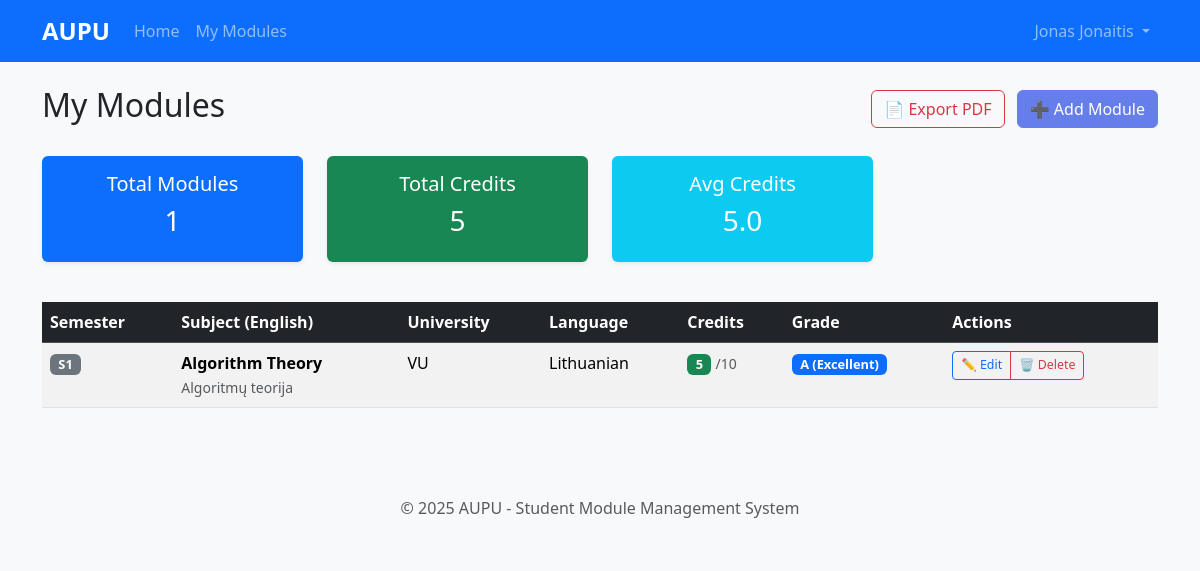
Page /modules/ (signed in) on the committed database.
### modules/models.py (models this page shows, shortened)
class Module(models.Model):
    LANGUAGE_CHOICES = [
        ('LT', 'Lithuanian'),
        ('EN', 'English'),
        ('DE', 'German'),
        ('FR', 'French'),
        ('ES', 'Spanish'),
    ]
    SELECTION_TYPE_CHOICES = [
        ('MANDATORY', 'Mandatory'),
        ('ELECTIVE', 'Elective'),
        ('FREE_ELECTIVE', 'Free Elective'),
    ]
    ASSESSMENT_FORM_CHOICES = [
        ('EXAM', 'Exam'),
        ('ASSESSMENT', 'Assessment'),
        ('PROJECT', 'Project'),
        ('PRESENTATION', 'Presentation'),
    ]
    STUDY_PART_CHOICES = [
        ('BACHELOR', 'Bachelor'),
        ('MASTER', 'Master'),
        ('DOCTORAL', 'Doctoral'),
    ]
    LEVEL_ACHIEVED_CHOICES = [
        ('A', 'A (Excellent)'),
        ('B', 'B (Good)'),
        ('C', 'C (Satisfactory)'),
        ('D', 'D (Poor)'),
        ('F', 'F (Fail)'),
    ]
    user = models.ForeignKey(User, on_delete=models.CASCADE, related_name='modules')
    s = models.PositiveIntegerField(
        verbose_name="Semester",
        validators=[MinValueValidator(1), MaxValueValidator(12)]
    )
    am = models.CharField(max_length=100, verbose_name="University")
    subject_name_lithuanian = models.CharField(max_length=200, verbose_name="Subject Name (Lithuanian)")
    subject_name_english = models.CharField(max_length=200, verbose_name="Subject Name (English)")
    language = models.CharField(max_length=2, choices=LANGUAGE_CHOICES, verbose_name="Language")
    selection_type = models.CharField(max_length=20, choices=SELECTION_TYPE_CHOICES, verbose_name="Selection Type")
    assessment_form = models.CharField(max_length=20, choices=ASSESSMENT_FORM_CHOICES, verbose_name="Assessment Form")
    study_part = models.CharField(max_length=20, choices=STUDY_PART_CHOICES, verbose_name="Study Part")
    planned_credits = models.PositiveIntegerField(
        verbose_name="Planned Credits",
        validators=[MinValueValidator(1), MaxValueValidator(30)]
    )
    hours = models.PositiveIntegerField(
        verbose_name="Hours",
        validators=[MinValueValidator(1), MaxValueValidator(500)]
    )
    credits_received = models.PositiveIntegerField(
        verbose_name="Credits Received",
        validators=[MinValueValidator(0), MaxValueValidator(30)]
    )
    original_grade = models.CharField(max_length=10, verbose_name="Original Grade", blank=True)
    original_credits = models.PositiveIntegerField(
        verbose_name="Original Credits",
        validators=[MinValueValidator(0), MaxValueValidator(30)],
        null=True, blank=True
    )
    grade = models.CharField(max_length=10, verbose_name="Grade", blank=True)
    level_achieved = models.CharField(
        max_length=1,
        choices=LEVEL_ACHIEVED_CHOICES,
        verbose_name="Level Achieved",
        blank=True
    )
    exam_date = models.DateField(verbose_name="Exam Date", null=True, blank=True)
    registration_date = models.DateField(verbose_name="Registration Date", null=True, blank=True)
    teacher = models.CharField(max_length=100, verbose_name="Teacher", blank=True)
    created_at = models.DateTimeField(auto_now_add=True)
    updated_at = models.DateTimeField(auto_now=True)
    class Meta:
        ordering = ['-s', 'subject_name_english']
        verbose_name = "Module"
        verbose_name_plural = "Modules"

### modules/views.py (the view)
# urls.py: path('', ModuleListView.as_view(), name='list'),
class ModuleListView(LoginRequiredMixin, ListView):
    model = Module
    template_name = 'modules/module_list.html'
    context_object_name = 'modules'
    paginate_by = 10
    def get_queryset(self):
        return Module.objects.filter(user=self.request.user).order_by('-s', 'subject_name_english')
    def get_context_data(self, **kwargs):
        context = super().get_context_data(**kwargs)
        modules = self.get_queryset()
        context['total_modules'] = modules.count()
        context['total_credits'] = sum(m.credits_received for m in modules)
        context['avg_credits'] = context['total_credits'] / context['total_modules'] if context['total_modules'] > 0 else 0
        return context

### templates/modules/module_list.html (shortened to what this page needs)
{% extends 'base.html' %}
{% block content %}
<div class="d-flex justify-content-between align-items-center mb-4">
    <h2>My Modules</h2>
    <div>
        <a href="{% url 'modules:pdf' %}" class="btn btn-outline-danger me-2">
            📄 Export PDF
        </a>
        <a href="{% url 'modules:add' %}" class="btn btn-primary">
            ➕ Add Module
        </a>
    </div>
</div>
{% if modules %}
    <div class="row mb-3">
        <div class="col-md-3">
            <div class="card bg-primary text-white">
                <div class="card-body text-center">
                    <h5>Total Modules</h5>
                    <h3>{{ total_modules }}</h3>
                </div>
            </div>
        </div>
        <div class="col-md-3">
            <div class="card bg-success text-white">
                <div class="card-body text-center">
                    <h5>Total Credits</h5>
                    <h3>{{ total_credits }}</h3>
                </div>
            </div>
        </div>
        <div class="col-md-3">
            <div class="card bg-info text-white">
                <div class="card-body text-center">
                    <h5>Avg Credits</h5>
                    <h3>{{ avg_credits|floatformat:1 }}</h3>
                </div>
            </div>
        </div>
    </div>
    <div class="table-responsive">
        <table class="table table-striped table-hover">
            <thead class="table-dark">
                <tr>
                    <th>Semester</th>
                    <th>Subject (English)</th>
                    <th>University</th>
                    <th>Language</th>
                    <th>Credits</th>
                    <th>Grade</th>
                    <th>Actions</th>
                </tr>
            </thead>
            <tbody>
                {% for module in modules %}
                <tr>
                    <td><span class="badge bg-secondary">S{{ module.s }}</span></td>
                    <td>
                        <strong>{{ module.subject_name_english }}</strong>
                        <br><small class="text-muted">{{ module.subject_name_lithuanian }}</small>
                    </td>
                    <td>{{ module.am }}</td>
                    <td>{{ module.get_language_display }}</td>
                    <td>
                        <span class="badge bg-success">{{ module.credits_received }}</span>
                        <small class="text-muted">/{{ module.planned_credits }}</small>
                    </td>
                    <td>
                        {% if module.level_achieved %}
                            <span class="badge bg-primary">{{ module.get_level_achieved_display }}</span>
                        {% else %}
                            <span class="text-muted">-</span>
                        {% endif %}
                    </td>
                    <td>
                        <div class="btn-group btn-group-sm">
                            <a href="{% url 'modules:edit' module.pk %}" class="btn btn-outline-primary">
                                ✏️ Edit
                            </a>
                            <a href="{% url 'modules:delete' module.pk %}" class="btn btn-outline-danger">
                                🗑️ Delete
                            </a>
                        </div>
                    </td>
                </tr>
                {% endfor %}
            </tbody>
        </table>
    </div>
{% endif %}
{% endblock %}

### templates/base.html (shortened to what this page needs)
<!DOCTYPE html>
<html lang="en">
<head>
    <title>{% block title %}AUPU - Module Management{% endblock %}</title>    <link href="https://cdn.jsdelivr.net/npm/bootstrap@5.3.6/dist/css/bootstrap.min.css" rel="stylesheet">
    {% load static %}
    <link rel="stylesheet" href="{% static 'css/style.css' %}">
</head>
<body>
    <nav class="navbar navbar-expand-lg navbar-dark bg-primary">
        <div class="container">
            <a class="navbar-brand" href="{% url 'home' %}">AUPU</a>
            <div class="collapse navbar-collapse" id="navbarNav">
                <ul class="navbar-nav me-auto">
                    <li class="nav-item">
                        <a class="nav-link" href="{% url 'home' %}">Home</a>
                    </li>
                    {% if user.is_authenticated %}
                    <li class="nav-item">
                        <a class="nav-link" href="{% url 'modules:list' %}">My Modules</a>
                    </li>
                    {% endif %}
                </ul>
                <ul class="navbar-nav">
                    {% if user.is_authenticated %}
                    <li class="nav-item dropdown">
                        <a class="nav-link dropdown-toggle" href="#" role="button" data-bs-toggle="dropdown">
                            {{ user.get_full_name|default:user.username }}
                        </a>
                    </li>
                    {% else %}
                    <li class="nav-item">
                        <a class="nav-link" href="{% url 'login' %}">Login</a>
                    </li>
                    {% endif %}
                </ul>
            </div>
        </div>
    </nav>
    <main class="container mt-4">
        {% block content %}{% endblock %}
    </main>
    <footer class="bg-light mt-5 py-4">
        <div class="container text-center">
            <p class="text-muted mb-0">&copy; 2025 AUPU - Student Module Management System</p>        </div>
    </footer>
</body>
</html>

### static/css/style.css (style rules this page uses)
body { background-color: #f8f9fa; font-family: 'Segoe UI', Tahoma, Geneva, Verdana, sans-serif; }
.navbar-brand { font-weight: bold; font-size: 1.5rem; }
.card { box-shadow: 0 0.125rem 0.25rem rgba(0, 0, 0, 0.075); border: 0; margin-bottom: 1.5rem; }
.table { background-color: white; }
.table th { border-top: none; font-weight: 600; }
.badge { font-size: 0.8em; }
.btn-group-sm > .btn { padding: 0.25rem 0.5rem; font-size: 0.775rem; }
.btn-primary { background-color: #667eea; border-color: #667eea; }
footer { margin-top: auto; }

### rows in the picture
Module: s "1", subject_name_english "Algorithm Theory", subject_name_lithuanian "Algoritmų teorija", am "VU", language "Lithuanian", credits_received "5", planned_credits "10", level_achieved "A (Excellent)"

### other values in the picture
{{ user.get_full_name|default:user.username }} "Jonas Jonaitis"
{{ total_modules }} "1"
{{ total_credits }} "5"
{{ avg_credits|floatformat:1 }} "5.0"
